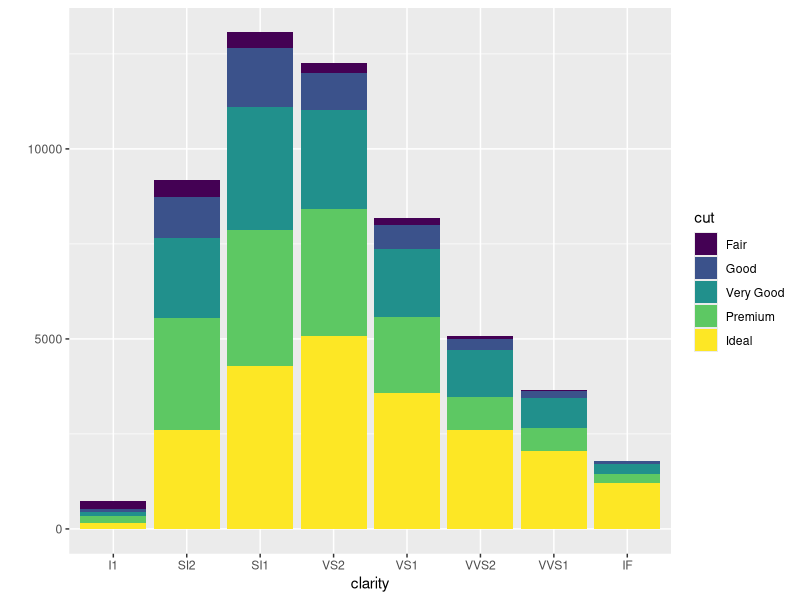
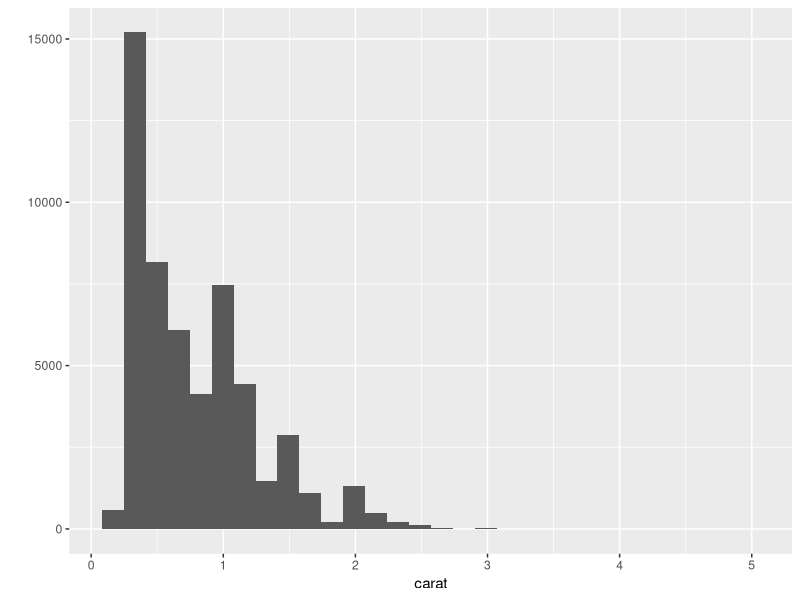
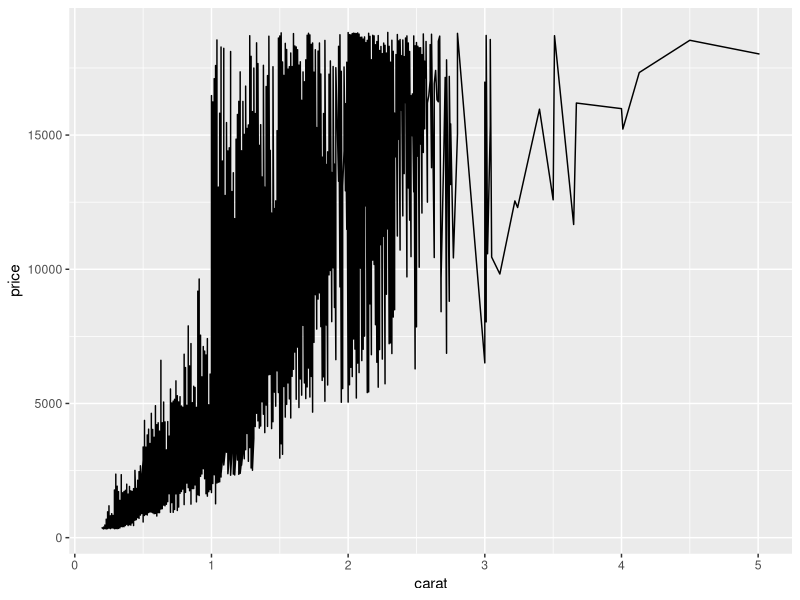
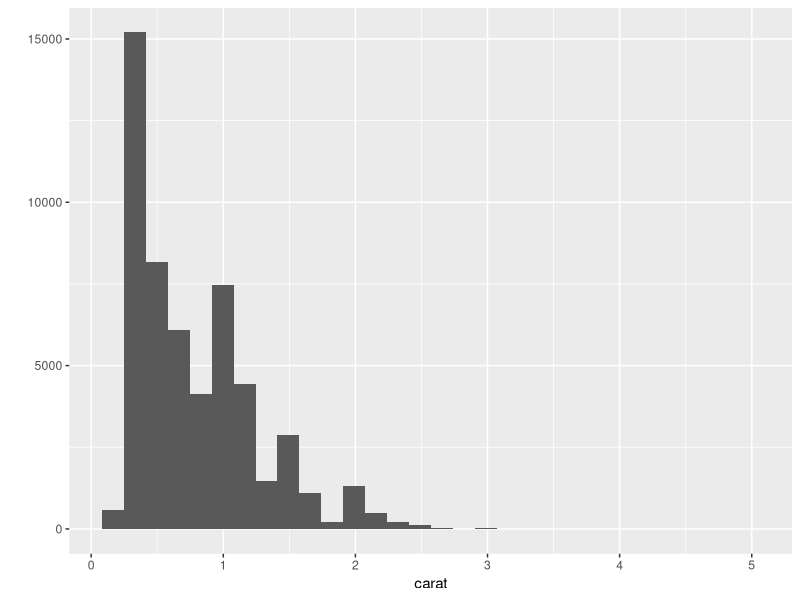
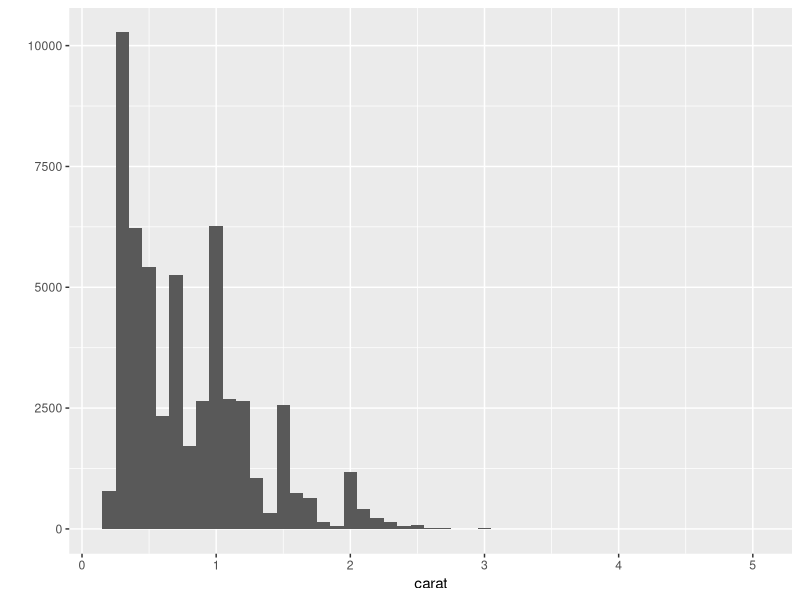
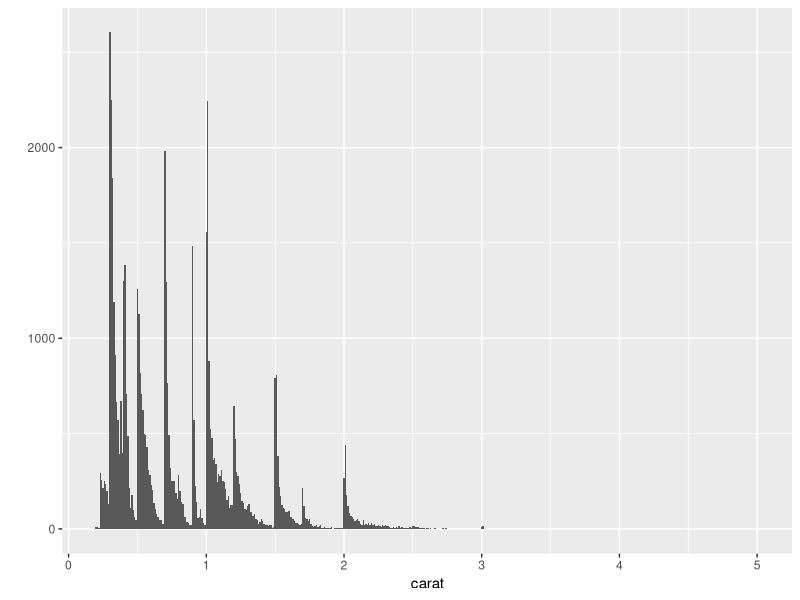
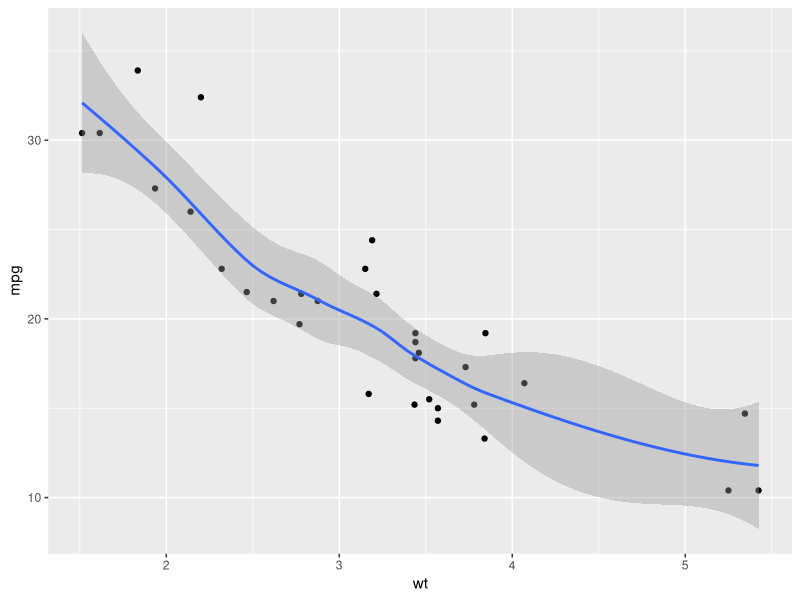
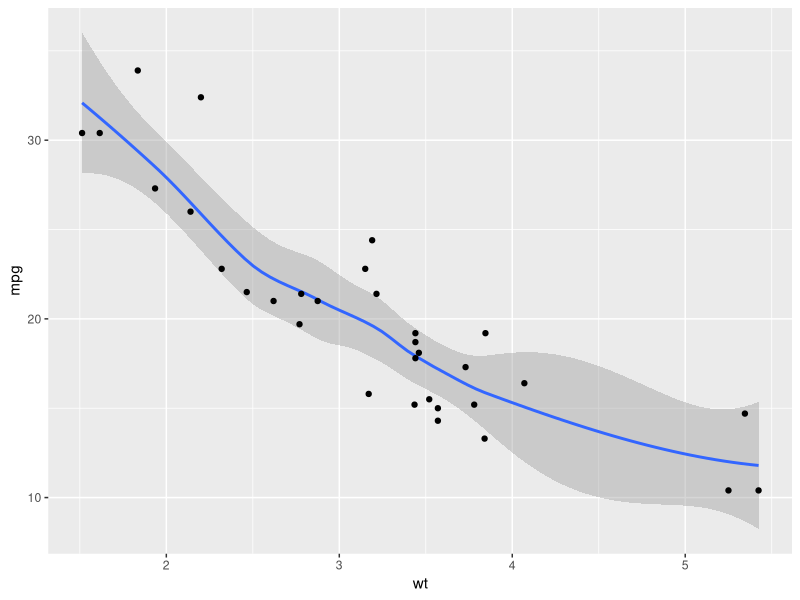

Source code (R) for these figures, in order: (Note: this script raises an error after producing the figures.)
#clear workspace
rm(list=ls())

##REVIEW
#install ggplot2 Tools->Install packages
#load package
library(ggplot2)

#view datasets
head(diamonds)
head(mtcars)

###qplot basics
qplot(clarity,data=diamonds,fill=cut,geom="bar")
#colors represent diferent cuts (fill)
#geom specifies type of graph; bar (histogram) is default for categorical y variables

#histogram is also default for continuous y
qplot(carat,data=diamonds)
#unless you specify x variable
qplot(carat, price, data=diamonds,geom="line")
#How do you change the order of variable and apply them to the histogram?
levels(diamonds$cut)
levels(diamonds$cut)=c("Ideal","Premium","Fair","Good","Very Good")

##PICKING UP FROM PAGE 5
###histogram
qplot(carat,data=diamonds,geom="histogram")
#qplot(variable, data=data, geom="type of plot")

###can change binwidth
qplot(carat,data=diamonds,geom="histogram",binwidth=0.1)
qplot(carat,data=diamonds,geom="histogram",binwidth=0.01)

###combine several types of plot
##wt=weight in tons
qplot(wt,mpg,data=mtcars,geom=c("point","smooth"))
qplot(wt,mpg,data=mtcars,geom=c("smooth","point"))
#how are these two different

###Smoothing
#smooth for each cylinder
#cyl= cylinder
qplot(wt,mpg,data=mtcars,color=factor(cyl),geom=c("point","smooth"))

####smooth plot options
qplot(wt,mpg,data=mtcars,geom=c("point","smooth"))

#remove standard error
qplot(wt,mpg,data=mtcars,geom=c("point","smooth"),se=FALSE)

#make line more or less wiggly
qplot(wt,mpg,data=mtcars,geom=c("point","smooth"),span=0.6)#more wiggly
qplot(wt,mpg,data=mtcars,geom=c("point","smooth"),span=0.8)
qplot(wt,mpg,data=mtcars,geom=c("point","smooth"),span=1)#less wiggly

#using linear modeling
qplot(wt,mpg,data=mtcars,geom=c("point","smooth"),method="lm")

#can also specificy the formula yourself
library(splines)
qplot(wt,mpg,data=mtcars,geom=c("point","smooth"),method="lm",formula=y~ns(x,5))#the higher the number, the more wavy
##Look into this more

###flipping axes
#separate by cylinder
qplot(mpg,wt,data=mtcars,facets=cyl~.,geom=c("point","smooth"))
#flip axes after calculating summary statistics
qplot(mpg,wt,data=mtcars,facets=cyl~.,geom=c("point","smooth"))+coord_flip()
#flip axes before calculating summary statistics
qplot(wt,mpg,data=mtcars,facets=cyl~.,geom=c("point","smooth"))

###Saving and updating plot
#save plot in variable
p.tmp<-qplot(factor(cyl),wt,data=mtcars,geom="boxplot")
#name of plot<- qplot (x, y, data=data, geom=type of plot)
p.tmp

#change data
t.mtcars<-mtcars
mtcars<-transform(mtcars,wt=wt^2)

#update plot
p.tmp #original
p.tmp%+%mtcars #transformed
#can toggle back and forth

#reset mtcars
mtcars<-t.mtcars
rm(t.mtcars) #remove this item from workspace

#plot info
summary(p.tmp)
#Faceting has to do with putting multiple figures in a panel
#facet_null() means there is a single figure in that panel

#save plot in R workspace
#first check where the file will save
getwd()
#change if necessary
setwd("C:/Users/Melissa/Dropbox/GitHub/2014-Spring/Week 3")
save(p.tmp,file="temp.rData")
#You can open this workspace in a later session and call plot p.tmp

#save as image file
ggsave(file="test.pdf")
ggsave(file="test.jpeg",dpi=72)
ggsave(file="test.svg",plot=p.tmp,width=10,height=5)
#can open svg files with web browser; svg devices: Cairo and RSgvDevice

###Using ggplot()
###Add layers without changing original plot
p.tmp2<-ggplot(mtcars,aes(mpg,wt,colour=factor(cyl)))
#name of plot<-ggplot(data, aesthetic(y, x,), facotr to overlay with color)
p.tmp2
#Cannot display yet- no layers

#add layers
p.tmp2+layer(geom="point")
p.tmp2+layer(geom="point")+layer(geom="line")
p.tmp2+geom_point() #shortcut

#can use this language in qplot too
qplot(mpg,wt,data=mtcars,color=factor(cyl),geom="point")+geom_line()
qplot(mpg,wt,data=mtcars,color=factor(cyl),geom=c("point","line"))

#add a mapping layer
head(mtcars)
p.tmp2+geom_point()
p.tmp2+geom_point()+geom_point(aes(y=disp))#Now shows both weight and dispplacement on y-axis
#arguments for aes x= and y=
##{{}}How to add an a y-axis to other side of plot
#aes can match traditional terms for plotting (like pch and cex) to ggplot names

#This changes current plot format instead of adding to it 
p.tmp2+geom_point(color="darkblue")
p.tmp2+geom_point(aes(color="darkblue"))#?
#Check how to change colors if coded for cylinder

###what if too many data points make it hard to read the plot?
#generate dataset
t.df<-data.frame(x=rnorm(2000),y=rnorm(2000))
#rnorm generates random numbers. 2000 specifies how many random numbers you generate. You can also specify the mean and sd. rnorm(n, mean = 0, sd = 1)
head(t.df)
p.norm<-ggplot(t.df,aes(x,y))
p.norm+geom_point()
#change to hollow
p.norm+geom_point(shape=1)
#use periods instead
p.norm+geom_point(shape=".")# you can put any symbol in here
p.norm+geom_point(alpha=.5)#makes transparent, changed code a bit
p.norm+geom_point(alpha=.1)#changes transparency of fill color
p.norm+geom_point(color="blue",alpha=.5)

#Pick up at top of Pg 8 next time
